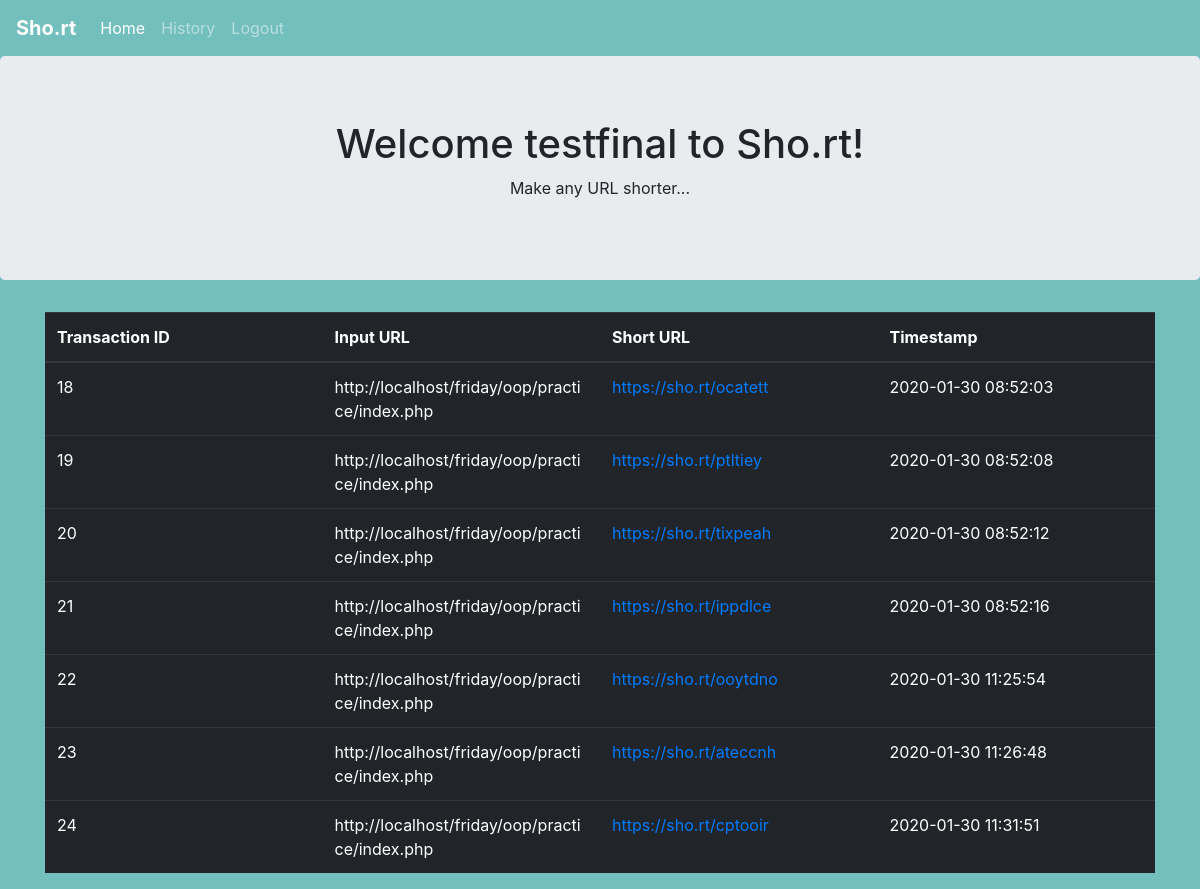
Screenshot of /history.php (signed in) with the database file from the repository.
### tables this page shows
CREATE TABLE `table_1` (
  `transaction_id` int(11) NOT NULL,
  `t_input_url` varchar(2084) NOT NULL,
  `t_output_url` varchar(2084) NOT NULL,
  `t_timestamp` datetime NOT NULL DEFAULT current_timestamp(),
  `user_id` int(11) NOT NULL
);

### injector.php (the view, shortened to what this page needs)
<?php
class injector{
	public $con;
	function __construct($serverName,$dbuser,$dbpassword,$dbname){
		$this -> con = new mysqli($serverName,$dbuser,$dbpassword,$dbname);
	}
	function displayHistory(){
		$id=$_SESSION['user_id'];
		$sql = "SELECT * FROM table_1 WHERE user_id = $id";
		$result= $this->con->query($sql);
		if ($result->num_rows != 0) {
			echo "<thead><tr>
				<th>Transaction ID</th>
				<th>Input URL</th>
				<th>Short URL</th>
				<th>Timestamp</th>
			  </tr></thead><tbody>";
			while($row = $result->fetch_assoc()) {
				echo "<tr>";
				echo "<td>".$row['transaction_id']."</td>";
				echo "<td>".$row['t_input_url']."</td>";
				echo "<td><a href='".$row['t_input_url']."'>".$row['t_output_url']."</a></td>";
				echo "<td>".$row['t_timestamp']."</td>";
				echo "</tr>";
			}
			echo "</tbody>";
		}
		else
			echo "No transactions yet!";
	}
}
?>

### history.php (style rules this page uses)
body { background-color: #72bfbe; }
body * { font-family: 'Montserrat' sans-serif; }

### rows the page displays
table_1: transaction_id "18", t_input_url "http://localhost/friday/oop/practice/index.php", t_output_url "https://sho.rt/ocatett", t_timestamp "2020-01-30 08:52:03"
table_1: transaction_id "19", t_input_url "http://localhost/friday/oop/practice/index.php", t_output_url "https://sho.rt/ptltiey", t_timestamp "2020-01-30 08:52:08"
table_1: transaction_id "20", t_input_url "http://localhost/friday/oop/practice/index.php", t_output_url "https://sho.rt/tixpeah", t_timestamp "2020-01-30 08:52:12"
table_1: transaction_id "21", t_input_url "http://localhost/friday/oop/practice/index.php", t_output_url "https://sho.rt/ippdlce", t_timestamp "2020-01-30 08:52:16"
table_1: transaction_id "22", t_input_url "http://localhost/friday/oop/practice/index.php", t_output_url "https://sho.rt/ooytdno", t_timestamp "2020-01-30 11:25:54"
table_1: transaction_id "23", t_input_url "http://localhost/friday/oop/practice/index.php", t_output_url "https://sho.rt/ateccnh", t_timestamp "2020-01-30 11:26:48"
table_1: transaction_id "24", t_input_url "http://localhost/friday/oop/practice/index.php", t_output_url "https://sho.rt/cptooir", t_timestamp "2020-01-30 11:31:51"

### other values shown
$_SESSION['userName'] "testfinal"
